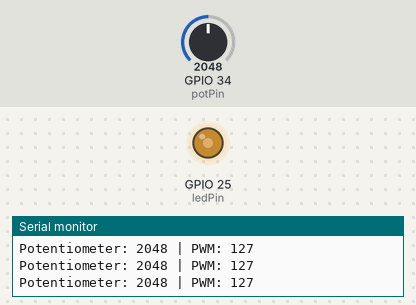
Bench run of a sketch on a simulated ESP32. On the bench: output pins drawn as LEDs (lit = HIGH), the last lines printed to the serial monitor. The inputs (shaded band) are chosen by the test bench; at power-on: GPIO 34 (potPin) = 2048 (analog values on the 0–4095 scale).

Above: at 1.2 s.
1.3 s: GPIO 34 (potPin) set to 2866
At 1.9 s:
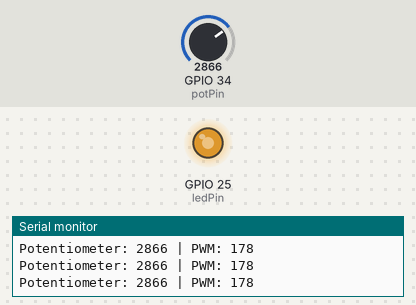
2.8 s: GPIO 34 (potPin) set to 3603
At 3.2 s:
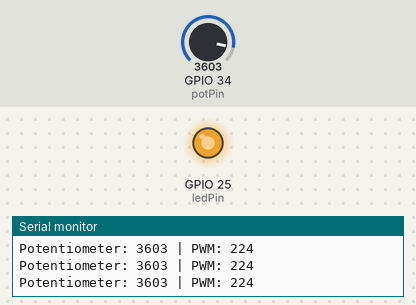
4.3 s: GPIO 34 (potPin) set to 491
At 5.5 s:
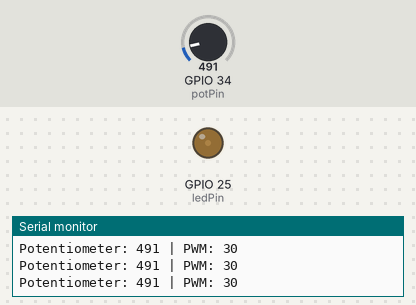
5.8 s: GPIO 34 (potPin) set to 0
At 7.0 s:
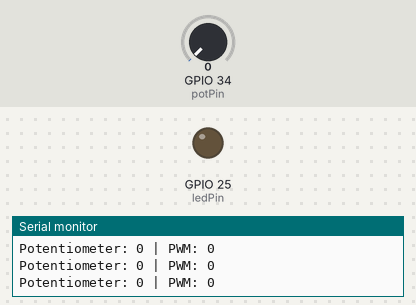
7.3 s: GPIO 34 (potPin) set to 2047
At 8.3 s:
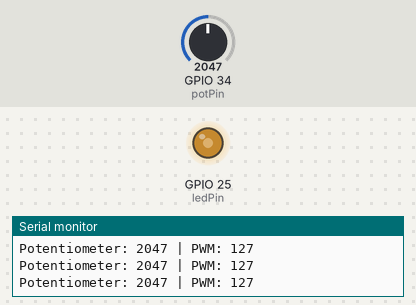
Timing chart, 0 to 9.8 s (numbered marks = the images above; inputs shaded):
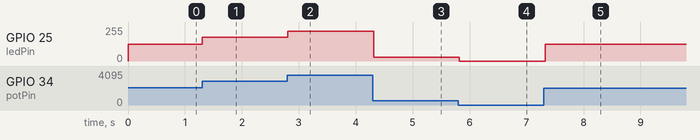

The sketch:

Potentiometer_ESP32.ino
```cpp
const int potPin = 34;
const int ledPin = 25;

void setup() {
  Serial.begin(115200);
  pinMode(ledPin, OUTPUT);
  analogReadResolution(12);
}

void loop() {
  int potValue = analogRead(potPin);

  // Map potentiometer value to PWM range (0-255)
  int pwmValue = map(potValue, 0, 4095, 0, 255);

  // Write PWM value to LED
  analogWrite(ledPin, pwmValue);  // Note: analogWrite is often remapped for ESP32

  Serial.print("Potentiometer: ");
  Serial.print(potValue);
  Serial.print(" | PWM: ");
  Serial.println(pwmValue);

  delay(100);
}
```

Measured:
- after the input at 1.3 s, GPIO 25 (ledPin): 127/255 → 178/255 at once
- after the input at 2.8 s, GPIO 25 (ledPin): 178/255 → 224/255 at once
- after the input at 4.3 s, GPIO 25 (ledPin): 224/255 → 30/255 at once
- after the input at 5.8 s, GPIO 25 (ledPin): 30/255 → 0/255 at once
- after the input at 7.3 s, GPIO 25 (ledPin): 0/255 → 127/255 at once
